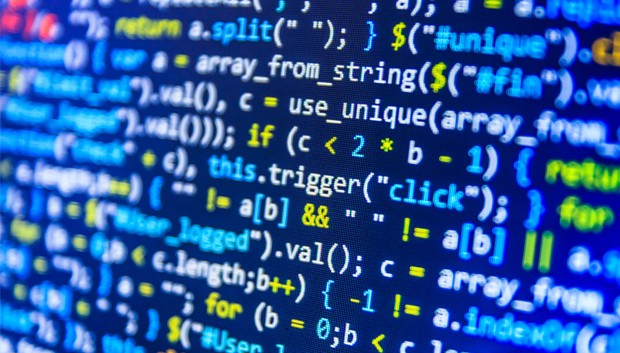
#> input picture 1.jpg, 620 x 353 px
$ python sec22.py
#> lines starting #> are read from the running program, lines starting #| are printed output that depends on the picture; after the words box and inside, x2 and y2 are one past the last pixel; in counts of white or black regions, pixels touching at a corner belong together
import numpy as np
import cv2
from matplotlib import pyplot as plt

img = cv2.imread('1.jpg',-1)
#> img is the input picture: shape (353, 620, 3); mean B, G, R 158.1, 87.6, 42.7
px = img[100,100]    #cooredinate of pixels wa 7erga3 materix feha 3 R G B
#> px = [211, 98, 4]
print(px)
#| [211  98   4]

blue = img[100,100,0]    # hna el z=0 y3ny BGR wa 3l4an el index 0 1 2  wa blaly el blue hwa el 0
#> blue = 211
print(blue)
#| 211

img[100,100] = [255,255,255]  # b3mal reset ll matrix bta3t el value wa 5ltha white
#> img: shape (353, 620, 3); under 0.01% of pixels changed, all inside (x1, y1, x2, y2) = (100, 100, 101, 101)
print(img[100,100])
#| [255 255 255]
print(img.shape)  # rl sora kam fy kam
#| (353, 620, 3)
print(img.size)   # 48la kam bl byte
#| 656580
print(img.dtype)  #data type of photo
#| uint8

one = img[280:333,330:390]#makan el -1 fy el photo
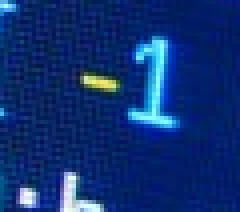
#> one: shape (53, 60, 3) (shown 4 times larger); mean B, G, R 114.8, 47.9, 13.9
#> (the run stopped early here; a loop or call above may not have finished)
